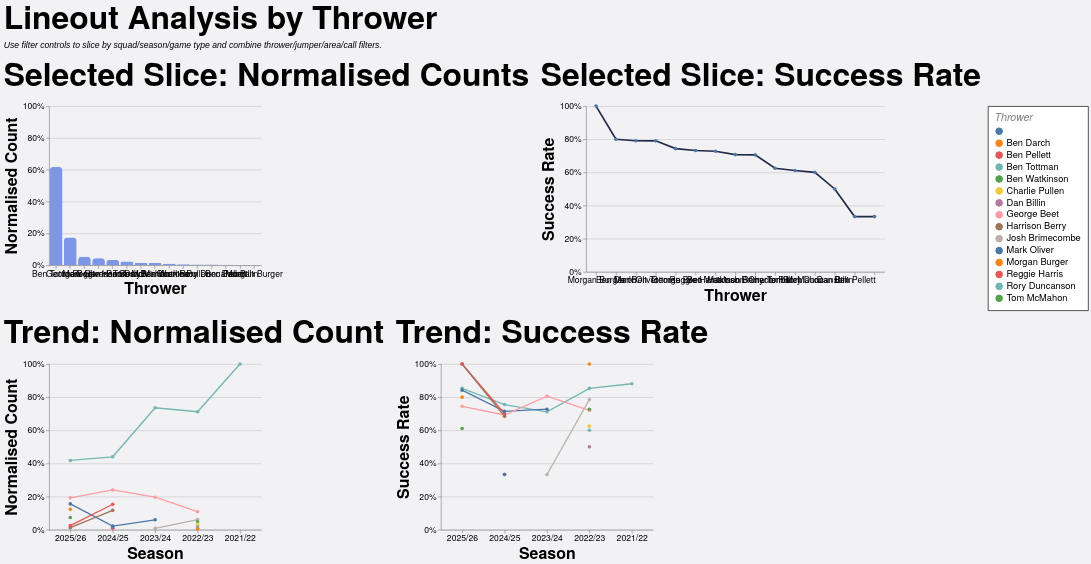

Express this chart as Vega-Lite.
### Vega-Lite specification from a JSON file in a GitHub repository (floating-point values rounded to 4 significant figures; data arrays with more than 128 entries replaced by an {"elided": "..."} marker saying what was removed)
{"config": {"axis": {"labelFont": "PT Sans Narrow, Helvetica Neue, Helvetica, Arial, sans-serif", "titleFont": "PT Sans Narrow, Helvetica Neue, Helvetica, Arial, sans-serif", "labelFontSize": 13, "titleFontSize": 24, "gridColor": "#202947", "gridOpacity": 0.2, "zindex": 1}, "text": {"font": "Lato, sans-serif"}, "bar": {"cornerRadiusEnd": 5}, "header": {"labelFont": "PT Sans Narrow, Helvetica Neue, Helvetica, Arial, sans-serif", "titleFont": "PT Sans Narrow, Helvetica Neue, Helvetica, Arial, sans-serif", "labelFontSize": 24, "titleFontSize": 28, "labelFontWeight": "bold", "orient": "left"}, "legend": {"labelFont": "PT Sans Narrow, Helvetica Neue, Helvetica, Arial, sans-serif", "titleFont": "PT Sans Narrow, Helvetica Neue, Helvetica, Arial, sans-serif", "labelFontSize": 14, "titleFontSize": 16, "titlePadding": 5, "fillColor": "white", "strokeColor": "black", "padding": 10, "titleFontWeight": "lighter", "titleFontStyle": "italic", "titleColor": "gray", "offset": 10}, "title": {"font": "PT Sans Narrow, Helvetica Neue, Helvetica, Arial, sans-serif", "fontSize": 48, "fontWeight": "bold", "anchor": "start", "align": "center", "titlePadding": 20, "subtitlePadding": 10, "subtitleFontSize": 13, "subtitleColor": "", "subtitleFontStyle": "italic", "offset": 15, "color": "black"}, "axisX": {"labelAngle": 0}, "facet": {"title": null, "header": null, "align": {"row": "each", "column": "each"}}, "resolve": {"scale": {"y": "independent", "facet": "independent"}}, "background": "#f2f1f4", "scale": {"offsetBandPaddingOuter": 0.2, "offsetBandPaddingInner": 0.1}, "view": {"stroke": null, "background": "transparent"}}, "vconcat": [{"hconcat": [{"mark": {"type": "bar", "color": "#7d96e8"}, "encoding": {"tooltip": [{"field": "thrower", "title": "Thrower", "type": "nominal"}, {"field": "attempts", "format": ",.0f", "title": "Lineouts", "type": "quantitative"}, {"field": "share", "format": ".1%", "title": "Normalised Count", "type": "quantitative"}], "x": {"field": "thrower", "sort": "-y", "title": "Thrower", "type": "nominal"}, "y": {"axis": {"format": "%"}, "field": "share", "scale": {"domain": [0, 1]}, "title": "Normalised Count", "type": "quantitative"}}, "height": 240, "title": "Selected Slice: Normalised Counts", "transform": [{"filter": "(loSquad == 'All' || datum.squad == loSquad) && (loGameType == 'All' || (loGameType == 'League + Cup' && (datum.game_type == 'League' || datum.game_type == 'Cup')) || (loGameType == 'League only' && datum.game_type == 'League') || datum.game_type == loGameType) && (loOpposition == 'All' || datum.opposition == loOpposition) && (loThrower == 'All' || datum.thrower == loThrower) && (loJumper == 'All' || datum.jumper == loJumper) && (loArea == 'All' || datum.area == loArea) && (loNumbers == 'All' || datum.numbers == loNumbers) && (loCall == 'All' || datum.call == loCall) && (loCallType == 'All' || datum.call_type == loCallType)"}, {"filter": "(loSeason == 'All' || datum.season == loSeason)"}, {"aggregate": [{"op": "count", "as": "attempts"}, {"op": "sum", "field": "won", "as": "won"}], "groupby": ["thrower"]}, {"joinaggregate": [{"op": "sum", "field": "attempts", "as": "total_attempts"}]}, {"calculate": "datum.attempts / datum.total_attempts", "as": "share"}, {"calculate": "datum.won / datum.attempts", "as": "success_rate"}], "width": 320}, {"mark": {"type": "line", "color": "#202946", "point": true, "strokeWidth": 2.5}, "encoding": {"tooltip": [{"field": "thrower", "title": "Thrower", "type": "nominal"}, {"field": "won", "format": ",.0f", "title": "Won", "type": "quantitative"}, {"field": "attempts", "format": ",.0f", "title": "Lineouts", "type": "quantitative"}, {"field": "success_rate", "format": ".1%", "title": "Success Rate", "type": "quantitative"}], "x": {"field": "thrower", "sort": "-y", "title": "Thrower", "type": "nominal"}, "y": {"axis": {"format": "%"}, "field": "success_rate", "scale": {"domain": [0, 1]}, "title": "Success Rate", "type": "quantitative"}}, "height": 250, "title": "Selected Slice: Success Rate", "transform": [{"filter": "(loSquad == 'All' || datum.squad == loSquad) && (loGameType == 'All' || (loGameType == 'League + Cup' && (datum.game_type == 'League' || datum.game_type == 'Cup')) || (loGameType == 'League only' && datum.game_type == 'League') || datum.game_type == loGameType) && (loOpposition == 'All' || datum.opposition == loOpposition) && (loThrower == 'All' || datum.thrower == loThrower) && (loJumper == 'All' || datum.jumper == loJumper) && (loArea == 'All' || datum.area == loArea) && (loNumbers == 'All' || datum.numbers == loNumbers) && (loCall == 'All' || datum.call == loCall) && (loCallType == 'All' || datum.call_type == loCallType)"}, {"filter": "(loSeason == 'All' || datum.season == loSeason)"}, {"aggregate": [{"op": "count", "as": "attempts"}, {"op": "sum", "field": "won", "as": "won"}], "groupby": ["thrower"]}, {"joinaggregate": [{"op": "sum", "field": "attempts", "as": "total_attempts"}]}, {"calculate": "datum.attempts / datum.total_attempts", "as": "share"}, {"calculate": "datum.won / datum.attempts", "as": "success_rate"}], "width": {"step": 30}}], "spacing": 16}, {"hconcat": [{"mark": {"type": "line", "point": true, "strokeWidth": 2}, "encoding": {"color": {"field": "thrower", "title": "Thrower", "type": "nominal"}, "tooltip": [{"field": "season", "title": "Season", "type": "nominal"}, {"field": "thrower", "title": "Thrower", "type": "nominal"}, {"field": "attempts", "format": ",.0f", "title": "Lineouts", "type": "quantitative"}, {"field": "norm_count", "format": ".1%", "title": "Normalised Count", "type": "quantitative"}], "x": {"field": "season", "sort": "-x", "title": "Season", "type": "nominal"}, "y": {"axis": {"format": "%"}, "field": "norm_count", "scale": {"domain": [0, 1]}, "title": "Normalised Count", "type": "quantitative"}}, "height": 250, "title": "Trend: Normalised Count", "transform": [{"filter": "(loSquad == 'All' || datum.squad == loSquad) && (loGameType == 'All' || (loGameType == 'League + Cup' && (datum.game_type == 'League' || datum.game_type == 'Cup')) || (loGameType == 'League only' && datum.game_type == 'League') || datum.game_type == loGameType) && (loOpposition == 'All' || datum.opposition == loOpposition) && (loThrower == 'All' || datum.thrower == loThrower) && (loJumper == 'All' || datum.jumper == loJumper) && (loArea == 'All' || datum.area == loArea) && (loNumbers == 'All' || datum.numbers == loNumbers) && (loCall == 'All' || datum.call == loCall) && (loCallType == 'All' || datum.call_type == loCallType)"}, {"aggregate": [{"op": "count", "as": "attempts"}, {"op": "sum", "field": "won", "as": "won"}], "groupby": ["season", "thrower"]}, {"joinaggregate": [{"op": "sum", "field": "attempts", "as": "season_attempts"}], "groupby": ["season"]}, {"calculate": "datum.attempts / datum.season_attempts", "as": "norm_count"}, {"calculate": "datum.won / datum.attempts", "as": "success_rate"}], "width": 320}, {"mark": {"type": "line", "point": true, "strokeWidth": 2}, "encoding": {"color": {"field": "thrower", "title": "Thrower", "type": "nominal"}, "tooltip": [{"field": "season", "title": "Season", "type": "nominal"}, {"field": "thrower", "title": "Thrower", "type": "nominal"}, {"field": "won", "format": ",.0f", "title": "Won", "type": "quantitative"}, {"field": "attempts", "format": ",.0f", "title": "Lineouts", "type": "quantitative"}, {"field": "success_rate", "format": ".1%", "title": "Success Rate", "type": "quantitative"}], "x": {"field": "season", "sort": "-x", "title": "Season", "type": "nominal"}, "y": {"axis": {"format": "%"}, "field": "success_rate", "scale": {"domain": [0, 1]}, "title": "Success Rate", "type": "quantitative"}}, "height": 250, "title": "Trend: Success Rate", "transform": [{"filter": "(loSquad == 'All' || datum.squad == loSquad) && (loGameType == 'All' || (loGameType == 'League + Cup' && (datum.game_type == 'League' || datum.game_type == 'Cup')) || (loGameType == 'League only' && datum.game_type == 'League') || datum.game_type == loGameType) && (loOpposition == 'All' || datum.opposition == loOpposition) && (loThrower == 'All' || datum.thrower == loThrower) && (loJumper == 'All' || datum.jumper == loJumper) && (loArea == 'All' || datum.area == loArea) && (loNumbers == 'All' || datum.numbers == loNumbers) && (loCall == 'All' || datum.call == loCall) && (loCallType == 'All' || datum.call_type == loCallType)"}, {"aggregate": [{"op": "count", "as": "attempts"}, {"op": "sum", "field": "won", "as": "won"}], "groupby": ["season", "thrower"]}, {"joinaggregate": [{"op": "sum", "field": "attempts", "as": "season_attempts"}], "groupby": ["season"]}, {"calculate": "datum.attempts / datum.season_attempts", "as": "norm_count"}, {"calculate": "datum.won / datum.attempts", "as": "success_rate"}], "width": 320}], "spacing": 16}], "data": {"name": "data-e83ea88e487ae484029b5fe5c4083f37"}, "params": [{"name": "loSquad", "value": "All"}, {"name": "loSeason", "value": "All"}, {"name": "loGameType", "value": "All"}, {"name": "loOpposition", "value": "All"}, {"name": "loThrower", "value": "All"}, {"name": "loJumper", "value": "All"}, {"name": "loArea", "value": "All"}, {"name": "loNumbers", "value": "All"}, {"name": "loCall", "value": "All"}, {"name": "loCallType", "value": "All"}], "spacing": 22, "title": {"text": "Lineout Analysis by Thrower", "subtitle": "Use filter controls to slice by squad/season/game type and combine thrower/jumper/area/call filters."}, "$schema": "https://vega.github.io/schema/vega-lite/v5.20.1.json", "datasets": {"data-e83ea88e487ae484029b5fe5c4083f37": {"elided": "1274 records"}}}
